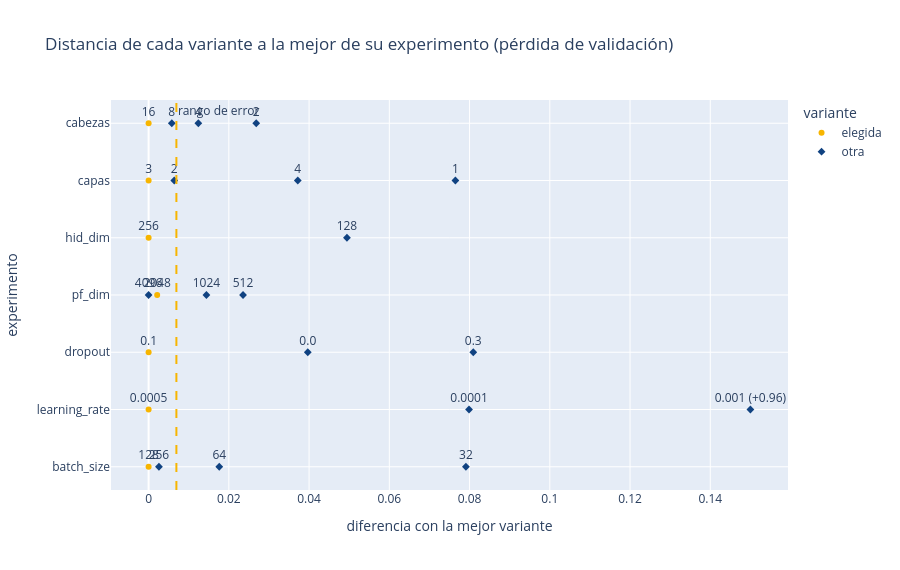

Notebook code for this chart:
### Markdown cell above
Cada punto es una variante; el eje horizontal es su distancia en pérdida de validación a la mejor variante de su experimento. Las variantes a la izquierda de la línea amarilla están en **empate técnico** con la mejor. La tabla completa queda en el respaldo.

### Code cell
# ============================================================
# Síntesis gráfica de todos los experimentos
# ============================================================
resumen_general = pd.concat(resultados_experimentos, ignore_index=True)
TOPE_GRAFICO = 0.15
resumen_general["eleccion"] = ["elegida" if decisiones.get(e) == v else "otra"
                                for e, v in zip(resumen_general["experimento"], resumen_general["variante"])]
resumen_general["diferencia_grafico"] = resumen_general["diferencia_vs_mejor"].clip(upper=TOPE_GRAFICO)
resumen_general["etiqueta"] = [f"{v} (+{d:.2f})" if d > TOPE_GRAFICO else v
                               for v, d in zip(resumen_general["variante"], resumen_general["diferencia_vs_mejor"])]
fig = px.scatter(resumen_general, x="diferencia_grafico", y="experimento", color="eleccion", symbol="eleccion",
                 text="etiqueta", color_discrete_map={"elegida": AMARILLO, "otra": COLORES[0]},
                 hover_data=["diferencia_vs_mejor", "loss_val", "bleu", "rouge_l", "parametros", "segundos_por_epoca", "origen"],
                 title="Distancia de cada variante a la mejor de su experimento (pérdida de validación)",
                 labels={"diferencia_grafico": "diferencia con la mejor variante", "eleccion": "variante"})
fig.add_vline(x=MARGEN_ERROR, line_dash="dash", line_color=AMARILLO, annotation_text="rango de error")
fig.update_traces(textposition="top center")
fig.update_layout(height=60 * resumen_general["experimento"].nunique() + 150,
                  yaxis={"categoryorder": "array", "categoryarray": list(dict.fromkeys(resumen_general["experimento"]))[::-1]})
fig.show()

### Figure 1 — Plotly figure (JSON) as saved in the notebook; plotly's stock layout.template omitted (floating-point values rounded to 4 significant figures)
{"data": [{"customdata": [[0, 3.33, 0.006827, 0.1797, 11418024, 57.2, "guardado"], [0, 3.33, 0.006827, 0.1797, 11418024, 57.2, "guardado"], [0, 3.33, 0.006827, 0.1797, 11418024, 57.2, "guardado"], [0.00214, 3.309, 0.006382, 0.1779, 16145832, 84.84, "guardado"], [0, 3.309, 0.006382, 0.1779, 16145832, 84.84, "guardado"], [0, 3.309, 0.006382, 0.1779, 16145832, 84.84, "guardado"], [0, 3.291, 0.01163, 0.1892, 16145832, 72.32, "entrenado"]], "hovertemplate": "variante=elegida<br>diferencia con la mejor variante=%{x}<br>experimento=%{y}<br>etiqueta=%{text}<br>diferencia_vs_mejor=%{customdata[0]}<br>loss_val=%{customdata[1]}<br>bleu=%{customdata[2]}<br>rouge_l=%{customdata[3]}<br>parametros=%{customdata[4]}<br>segundos_por_epoca=%{customdata[5]}<br>origen=%{customdata[6]}<extra></extra>", "legendgroup": "elegida", "marker": {"color": "#F7B500", "symbol": "circle"}, "mode": "markers+text", "name": "elegida", "orientation": "h", "showlegend": true, "text": ["16", "3", "256", "2048", "0.1", "0.0005", "128"], "x": [0, 0, 0, 0.00214, 0, 0, 0], "xaxis": "x", "y": ["cabezas", "capas", "hid_dim", "pf_dim", "dropout", "learning_rate", "batch_size"], "yaxis": "y", "type": "scatter", "textposition": "top center"}, {"customdata": [[0.005786, 3.336, 0.007955, 0.1798, 11418024, 54.64, "guardado"], [0.0124, 3.343, 0.009124, 0.1766, 11418024, 53.0, "guardado"], [0.02683, 3.357, 0.01155, 0.1803, 11418024, 52.49, "guardado"], [0.006395, 3.337, 0.01366, 0.1958, 10100136, 44.89, "guardado"], [0.03718, 3.367, 0.007239, 0.1776, 12735912, 69.69, "guardado"], [0.07647, 3.407, 0.01858, 0.1988, 8782248, 33.08, "guardado"], [0.04944, 3.38, 0.01224, 0.1934, 5125544, 42.69, "guardado"], [0, 3.307, 0.005451, 0.1704, 22449576, 117.7, "guardado"], [0.01441, 3.321, 0.009514, 0.1802, 12993960, 68.63, "guardado"], [0.02354, 3.33, 0.006827, 0.1797, 11418024, 57.2, "guardado"], [0.03968, 3.348, 0.009262, 0.1771, 16145832, 75.26, "entrenado"], [0.08093, 3.39, 0.001496, 0.1626, 16145832, 78.05, "entrenado"], [0.07987, 3.389, 0.02095, 0.2112, 16145832, 78.7, "entrenado"], [0.9566, 4.265, 0.0008692, 0.1406, 16145832, 77.75, "entrenado"], [0.002579, 3.294, 0.01293, 0.1976, 16145832, 70.26, "entrenado"], [0.01761, 3.309, 0.006382, 0.1779, 16145832, 84.84, "guardado"], [0.07909, 3.37, 0.005919, 0.149, 16145832, 99.19, "entrenado"]], "hovertemplate": "variante=otra<br>diferencia con la mejor variante=%{x}<br>experimento=%{y}<br>etiqueta=%{text}<br>diferencia_vs_mejor=%{customdata[0]}<br>loss_val=%{customdata[1]}<br>bleu=%{customdata[2]}<br>rouge_l=%{customdata[3]}<br>parametros=%{customdata[4]}<br>segundos_por_epoca=%{customdata[5]}<br>origen=%{customdata[6]}<extra></extra>", "legendgroup": "otra", "marker": {"color": "#104281", "symbol": "diamond"}, "mode": "markers+text", "name": "otra", "orientation": "h", "showlegend": true, "text": ["8", "4", "2", "2", "4", "1", "128", "4096", "1024", "512", "0.0", "0.3", "0.0001", "0.001 (+0.96)", "256", "64", "32"], "x": [0.005786, 0.0124, 0.02683, 0.006395, 0.03718, 0.07647, 0.04944, 0, 0.01441, 0.02354, 0.03968, 0.08093, 0.07987, 0.15, 0.002579, 0.01761, 0.07909], "xaxis": "x", "y": ["cabezas", "cabezas", "cabezas", "capas", "capas", "capas", "hid_dim", "pf_dim", "pf_dim", "pf_dim", "dropout", "dropout", "learning_rate", "learning_rate", "batch_size", "batch_size", "batch_size"], "yaxis": "y", "type": "scatter", "textposition": "top center"}], "layout": {"xaxis": {"anchor": "y", "domain": [0, 1], "title": {"text": "diferencia con la mejor variante"}}, "yaxis": {"anchor": "x", "domain": [0, 1], "title": {"text": "experimento"}, "categoryorder": "array", "categoryarray": ["batch_size", "learning_rate", "dropout", "pf_dim", "hid_dim", "capas", "cabezas"]}, "legend": {"title": {"text": "variante"}, "tracegroupgap": 0}, "title": {"text": "Distancia de cada variante a la mejor de su experimento (pérdida de validación)"}, "shapes": [{"line": {"color": "#F7B500", "dash": "dash"}, "type": "line", "x0": 0.006927, "x1": 0.006927, "xref": "x", "y0": 0, "y1": 1, "yref": "y domain"}], "annotations": [{"showarrow": false, "text": "rango de error", "x": 0.006927, "xanchor": "left", "xref": "x", "y": 1, "yanchor": "top", "yref": "y domain"}], "height": 570}}
